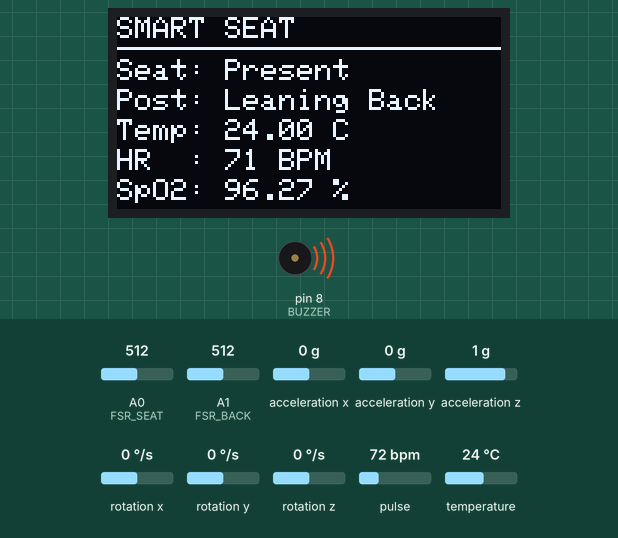
This sketch was run on a simulated Arduino Uno, built with avr-gcc and run on an emulated ATmega328P. Parts: 128×64 one-colour display, buzzer (waves = sounding, pin HIGH). The test bench sets the inputs (shaded band); at power-on: A0 (FSR_SEAT) = 512, pulse 72 bpm, temperature 24 °C, A1 (FSR_BACK) = 512, acceleration x 0 g, acceleration y 0 g, acceleration z 1 g, rotation x 0 °/s, rotation y 0 °/s, rotation z 0 °/s. What the sketch prints to the serial monitor is not drawn.

Above: at 3.2 s.
3.3 s: A0 (FSR_SEAT) set to 106
5.8 s: A0 (FSR_SEAT) set to 95
At 7.0 s:
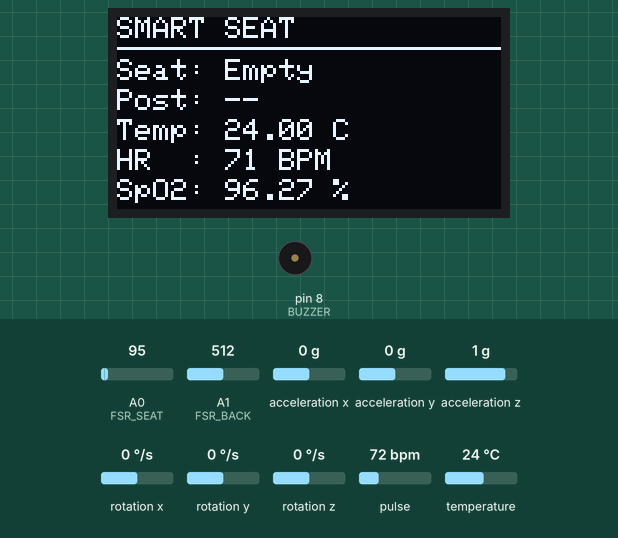
8.8 s: pulse set to 42 bpm
At 10.8 s:
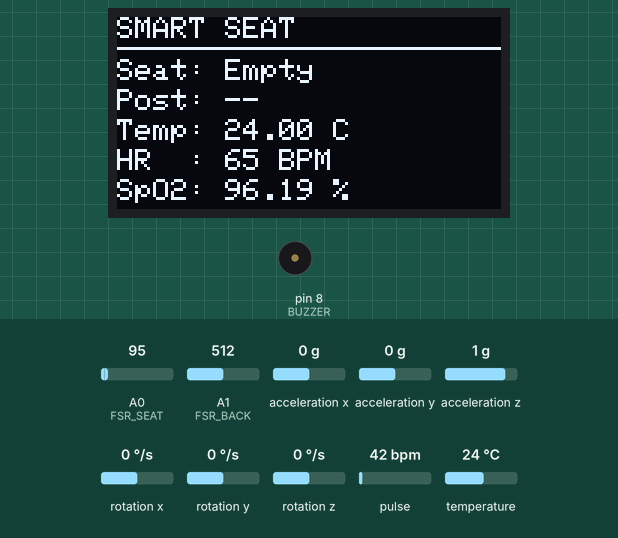
11.8 s: temperature set to 12 °C
At 12.2 s:
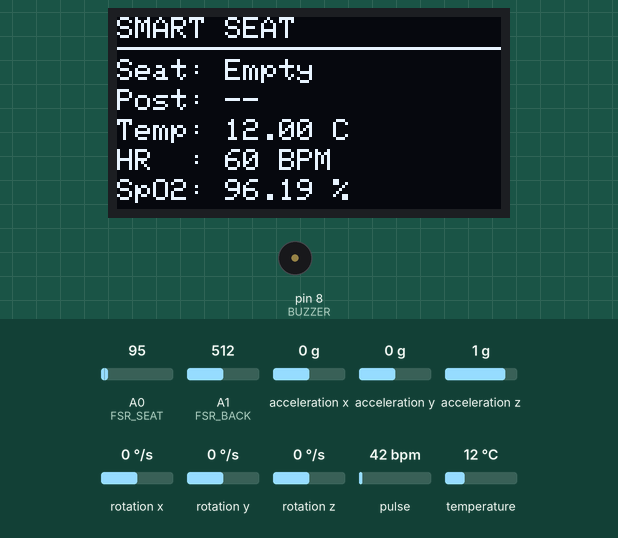
13.8 s: A0 (FSR_SEAT) set to 306
At 14.05 s:
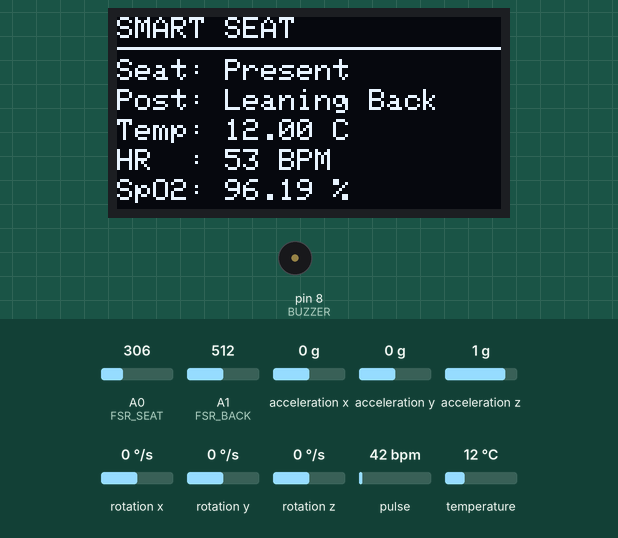
15.3 s: A1 (FSR_BACK) set to 54
16.8 s: A1 (FSR_BACK) set to 46
At 17.3 s:
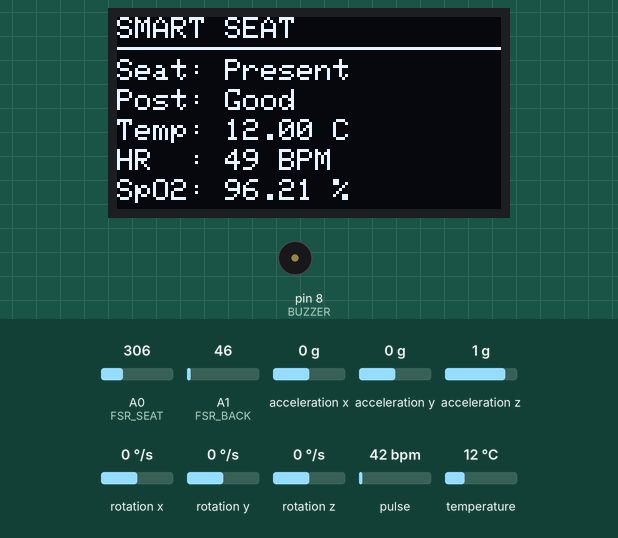
Timing chart, 0 to 19.8 s (numbered marks = the images above; inputs shaded):
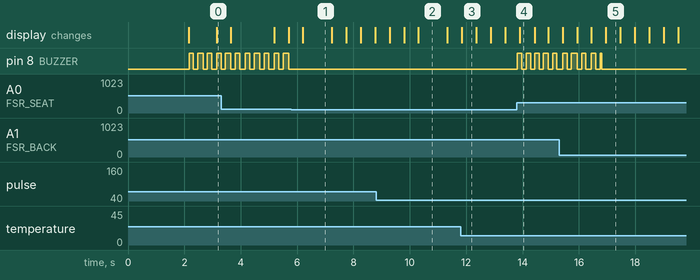

Measured:
- the behaviour switches between 101 and 100 on A0 (FSR_SEAT) (found by bisection; images 0 and 1)
- the behaviour switches between 51 and 50 on A1 (FSR_BACK) (found by bisection; images 4 and 5)
- after the input at 5.8 s, pin 8 (BUZZER): stops changing and stays LOW; the display: changes after 0.40 s (image 1)
- after the input at 13.8 s, pin 8 (BUZZER): alternates HIGH for 0.15 s and LOW for 0.15 s, starting at once; the display: changes after 0.10 s (image 4)
- after the input at 16.8 s, the display: changes after 0.16 s (image 5)
- by itself, pin 8 (BUZZER): alternates HIGH for 0.15 s and LOW for 0.15 s
- what the display in image 1 shows lasts 1.0 s, from 6.2 s to 7.2 s

The sketch:

SSMv2.ino
```cpp
#include <Wire.h>
#include "MAX30105.h"
#include "heartRate.h"
#include <Adafruit_GFX.h>
#include <Adafruit_SSD1306.h>
#include "MPU6050.h"
#include <OneWire.h>
#include <DallasTemperature.h>

// -------- OLED & SEAT SENSOR DEFINITIONS --------
#define SCREEN_WIDTH 128
#define SCREEN_HEIGHT 64
Adafruit_SSD1306 display(SCREEN_WIDTH, SCREEN_HEIGHT, &Wire, -1);

#define FSR_SEAT A0
#define FSR_BACK A1
#define BUZZER 8
#define TEMP_PIN 2

MPU6050 mpu;
OneWire oneWire(TEMP_PIN);
DallasTemperature sensors(&oneWire);

// -------- MAX30105 (HEART RATE) GLOBALS --------
MAX30105 particleSensor;

long lastBeat = 0;
float beatAvg = 0; // Changed to float for smoother background math
unsigned long fingerOffTime = 0;

// -------- MAX30105 (SpO2) GLOBALS --------
#define BUFFER_SIZE 50
float redBuffer[BUFFER_SIZE];
float irBuffer[BUFFER_SIZE];
int bufferIndex = 0;
bool bufferFilled = false;

float spo2 = 0;
float calibrationFactor = 1.0;

// -------- TIMING GLOBALS --------
unsigned long lastSeatUpdate = 0;
unsigned long lastBuzzerToggle = 0;
bool buzzerState = false;

void setup() {
  Serial.begin(115200);
  Wire.begin();
  Wire.setClock(400000);

  pinMode(BUZZER, OUTPUT);
  mpu.initialize();
  sensors.begin();

  sensors.setWaitForConversion(false);
  sensors.requestTemperatures();

  if(!display.begin(SSD1306_SWITCHCAPVCC, 0x3C)) {
    Serial.println(F("OLED failed"));
    for(;;);
  }

  display.clearDisplay();
  display.setTextSize(2);
  display.setTextColor(WHITE);
  display.setCursor(20, 20);
  display.println(F("SMART"));
  display.println(F("SEAT"));
  display.display();

  if (!particleSensor.begin(Wire, I2C_SPEED_FAST)) {
    Serial.println(F("MAX30105 failed."));
    while (1);
  }

  particleSensor.setup();
  particleSensor.setPulseAmplitudeRed(0x2F);
  particleSensor.setPulseAmplitudeIR(0x2F);

  delay(2000);
  display.clearDisplay();
}

void loop() {
  // ==========================================
  // 1. FAST LOOP: MAX30105 SENSOR
  // ==========================================
  long irValue = particleSensor.getIR();
  long redValue = particleSensor.getRed();

  if (irValue < 50000) {
    // FINGER REMOVED LOGIC (With 2-Second Grace Period)
    if (fingerOffTime == 0) fingerOffTime = millis();

    // Wipes the screen ONLY if finger is completely gone for 2 seconds
    if (millis() - fingerOffTime > 2000) {
      beatAvg = 0;
      spo2 = 0;
      bufferFilled = false;
      bufferIndex = 0;
    }
  } else {
    // FINGER IS ON SENSOR
    fingerOffTime = 0; // Reset the removal timer

    // Calculate Heart Rate
    if (checkForBeat(irValue)) {
      long delta = millis() - lastBeat;
      lastBeat = millis();

      if (delta > 300 && delta < 2000) { // Allow 30 to 200 BPM
        float instantaneousBPM = 60.0 / (delta / 1000.0);

        if (instantaneousBPM > 30 && instantaneousBPM < 200) {
          if (beatAvg == 0) {
            beatAvg = instantaneousBPM; // Instant show on first beat
          } else {
            // FIX: Smoother 80/20 math prevents the numbers from wildly jumping
            beatAvg = (beatAvg * 0.8) + (instantaneousBPM * 0.2);
          }
        }
      }
    }

    // FIX: EXTENDED TIMEOUT.
    // Sensor will "hold" the last good value for 7 seconds to survive finger twitches
    if (millis() - lastBeat > 7000) {
      beatAvg = 0;
    }

    // Rolling SpO2 Buffer
    redBuffer[bufferIndex] = redValue;
    irBuffer[bufferIndex] = irValue;
    bufferIndex++;

    if (bufferIndex >= BUFFER_SIZE) {
      bufferIndex = 0;
      bufferFilled = true;
    }
  }

  // ==========================================
  // 2. SLOW LOOP: SMART SEAT, SpO2 CALC & DISPLAY
  // ==========================================
  if (millis() - lastSeatUpdate >= 500) {
    lastSeatUpdate = millis();

    if (bufferFilled) {
      float redDC = 0, irDC = 0, redAC = 0, irAC = 0;

      for (int i = 0; i < BUFFER_SIZE; i++) {
        redDC += redBuffer[i];
        irDC += irBuffer[i];
      }
      redDC /= BUFFER_SIZE; irDC /= BUFFER_SIZE;

      for (int i = 0; i < BUFFER_SIZE; i++) {
        redAC += pow(redBuffer[i] - redDC, 2);
        irAC += pow(irBuffer[i] - irDC, 2);
      }
      redAC = sqrt(redAC / BUFFER_SIZE);
      irAC = sqrt(irAC / BUFFER_SIZE);

      float R = (redAC / redDC) / (irAC / irDC);
      spo2 = (110 - 25 * R) * calibrationFactor;

      if (spo2 > 100) spo2 = 100;
      if (spo2 < 0) spo2 = 0;
    }

    float temperature = sensors.getTempCByIndex(0);
    sensors.requestTemperatures();

    int fsrSeat = analogRead(FSR_SEAT);
    int fsrBack = analogRead(FSR_BACK);

    int16_t ax, ay, az;
    mpu.getAcceleration(&ax, &ay, &az);
    float pitch = atan2(ax, az) * 57.3;

    String seatStatus;
    String postureStatus;

    if (fsrSeat > 100) {
      seatStatus = "Present";
      if (fsrBack > 50) postureStatus = "Leaning Back";
      else if (abs(pitch) > 20) postureStatus = "Bad";
      else postureStatus = "Good";
    } else {
      seatStatus = "Empty";
      postureStatus = "--";
    }

    display.clearDisplay();
    display.setTextSize(1);
    display.setCursor(0, 0);
    display.println(F("SMART SEAT"));
    display.drawLine(0, 10, 128, 10, WHITE);

    display.setCursor(0, 14); display.print(F("Seat: ")); display.println(seatStatus);
    display.setCursor(0, 24); display.print(F("Post: ")); display.println(postureStatus);
    display.setCursor(0, 34); display.print(F("Temp: ")); display.print(temperature); display.println(F(" C"));

    display.setCursor(0, 44);
    if (beatAvg > 0) {
      display.print(F("HR  : "));
      display.print((int)beatAvg); // Cast back to integer for clean display
      display.println(F(" BPM"));
    }
    else if (particleSensor.getIR() > 50000) { display.println(F("HR  : Reading...")); }
    else { display.println(F("HR  : 0 BPM")); }

    display.setCursor(0, 54);
    if (bufferFilled) { display.print(F("SpO2: ")); display.print(spo2); display.println(F(" %")); }
    else if (particleSensor.getIR() > 50000) { display.println(F("SpO2: Reading...")); }
    else { display.println(F("SpO2: 0.00 %")); }

    display.display();

    Serial.print(F("{"));
    Serial.print(F("\"seat\":\"")); Serial.print(seatStatus); Serial.print(F("\","));
    Serial.print(F("\"posture\":\"")); Serial.print(postureStatus); Serial.print(F("\","));
    Serial.print(F("\"pitch\":")); Serial.print(pitch); Serial.print(F(","));
    Serial.print(F("\"temp\":")); Serial.print(temperature); Serial.print(F(","));
    Serial.print(F("\"hr\":")); Serial.print((int)beatAvg); Serial.print(F(","));
    Serial.print(F("\"spo2\":")); Serial.print(spo2);
    Serial.println(F("}"));
  }

  // ==========================================
  // 3. NON-BLOCKING BUZZER LOGIC
  // ==========================================
  int currentFsrSeat = analogRead(FSR_SEAT);
  int currentFsrBack = analogRead(FSR_BACK);
  int16_t ax, ay, az;
  mpu.getAcceleration(&ax, &ay, &az);
  float currentPitch = atan2(ax, az) * 57.3;

  if (currentFsrSeat > 100 && (currentFsrBack > 50 || abs(currentPitch) > 20)) {
    if (millis() - lastBuzzerToggle > 150) {
      buzzerState = !buzzerState;
      digitalWrite(BUZZER, buzzerState ? HIGH : LOW);
      lastBuzzerToggle = millis();
    }
  } else {
    digitalWrite(BUZZER, LOW);
  }
}
```
